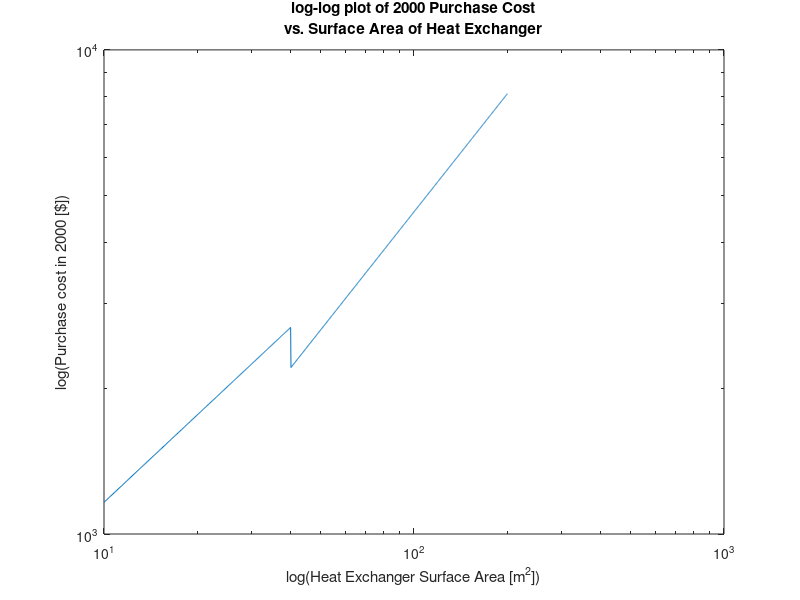

MATLAB code to generate this figure:
% Kathryn Atherton
% ABE 55800
% Cost Correlations Homework
% 01/25/2019
%% Problem 6-1
clear;
cost_100m2_1990         = 4200;                             % [$]
X_20m2                  = 20;                               % [m^2]
X_100m2                 = 100;                              % [m^2]
X                       = X_20m2 / X_100m2;                 % [-]
exp_10_40               = 0.60;                             % [-]
cost_20m2_1990          = cost_100m2_1990 * X ^ exp_10_40   % [$]
index_1990              = 357.6;                            % [-], from Table 6-2 (page 238)
index_2000              = 394.1;                            % [-], from Table 6-2 (page 238)
exp_40_200              = 0.81;                             % [-]
cost_100m2_2000         = cost_100m2_1990 * (index_2000 / ...
                            index_1990)                     % [$]
                        
 %% Problem 6-2
 clear; 
cost_100m2_1990         = 4200;                              % [$]
X_plot                  = 10:0.1:200;                        % [m^2]
X_100m2                 = 100;                               % [m^2]
X                       = X_plot ./ X_100m2;                 % [-]
exp_10_40               = 0.60;                              % [-]
exp_40_200              = 0.81;                              % [-]
index_1990              = 357.6;                             % [-]
index_2000              = 394.1;                             % [-]
index                   = index_2000 / index_1990;           % [-]
for i = 1:1:length(X_plot)
    if X_plot(i) <= 40
        cost_2000(i)    = cost_100m2_1990 * index * (X(i) ...
                            ^ exp_10_40);                     % [$]
    else 
        cost_2000(i)    = cost_100m2_1990 * index * (X(i) ...
                            ^ exp_40_200);                    % [$]
    end
end

figure
loglog(X_plot, cost_2000)
title({"log-log plot of 2000 Purchase Cost","vs. Surface Area of Heat Exchanger"})
xlabel('log(Heat Exchanger Surface Area [m^2])')
ylabel('log(Purchase cost in 2000 [$])')

%% Problem 6-7
clear;
equipment               = 500000;                           % [$]
equipment_perc_fci      = mean([15,40])/100;                % [%], from Table 6-3 (page 240)
fci                     = equipment / equipment_perc_fci    % [$]
wci                     = mean([10,20])/100;                % [%], from page 233
tci                     = fci / (1-wci)                     % [$], from page 232
eng_perc_fci            = mean([4, 20])                     % [%], from Table 6-3 (page 240)
eng_fci                 = eng_perc_fci / 100 * fci          % [$]
contractor_perc_fci     = mean([2,6])                       % [%], from Table 6-3 (page 240)
contractor_fci          = contractor_perc_fci / 100 * fci   % [$]

%% Problem 6-10
clear;
tci                     = 1000000;                          % [$]
wci                     = 100000;                           % [$]
product                 = 8000;                             % [kg / day]
days                    = 365;                              % [days / year]
ratio                   = 1.0;                              % [-]
fci                     = tci - wci;                        % [$], from page 232
gross_sales             = ratio * fci;                      % [$]
product_year            = product * days;                   % [kg / year]
price_kg                = gross_sales / product_year        % [$ / kg]

%% Problem 6-11
clear;
labor_phil_cost_1990    = 425000;                           % [$]
index_1990              = 357.6;                            % [-], from Table 6-2 (page 238)
index_1998              = 389.5;                            % [-], from Table 6-2 (page 238)
labor_phil_index_1998   = 1.06;                             % [-], from Table 6-12 (page 256)
labor_miami_index_1998  = 0.84;                             % [-], from Table 6-12 (page 256), 
prod_phil_index_1998    = 0.96;                             % [-], from Table 6-12 (page 256)
prod_miami_index_1998   = 0.91;                             % [-], from Table 6-12 (page 256
labor_phil_cost_1998    = labor_phil_cost_1990 * ...
                            (index_1998 / index_1990);      % [$]
rel_lab_rate            = labor_miami_index_1998 / ...
                            labor_phil_index_1998;          % [-]
rel_prod_rate           = prod_miami_index_1998 ...
                            / prod_phil_index_1998;         % [-]
rel_lab_cost            = rel_lab_rate / rel_prod_rate;     % [-]
labor_miami_cost_1998   = labor_phil_cost_1998 * ...
                            rel_lab_cost                    % [$]

%% Problem 6-13
clear; 
tci                     = 1500000;                          % [$]
product                 = 3000000;                          % [kg / year]
price                   = 0.82;                             % [$ / kg]
wci                     = 0.15 * tci;                       % [$]
raw_materials           = 0.09;                             % [$ / kg]
labor                   = 0.08;                             % [$ / kg]
utilities               = 0.05;                             % [$ / kg]
packaging               = 0.008;                            % [$ / kg]
dist                    = 0.05;                             % [% of tpc]
tax                     = 0.35;                             % [% of gross profit]
fci                     = tci - wci;                        % [$]
maintenance             = 0.1 * fci;                        % [$]
maintenance_kg          = maintenance / product;            % [$ / kg]
var_cost                = raw_materials + maintenance_kg ...
                            + utilities + packaging;        % [$ /kg]
supervision             = 0.2 * labor;                      % [$ / kg]
insurance               = 0.01 * fci / product;             % [$ / kg]
depreciation            = 0.15 * fci / product;             % [$ / kg]
plant_overhead          = 0.6;                              % [% of fixed costs]
fix_cost                = (labor + supervision + insurance ...
                            + depreciation) / (1 - ...
                            plant_overhead);                % [$ / kg]
manufacturing           = var_cost + fix_cost               % [$ / kg]
tpc                     = manufacturing / (1- dist)         % [$ / kg]
tpc_year                = tpc * product                     % [$ / year]
profit                  = price - tpc                       % [$ / kg]
profit_taxed            = profit * (1 - tax)                % [$ / kg]

%% Problem 6-14
clear;
product                 = 100;                              % [kg]
fci                     = 4000000;                          % [$]
output                  = 9000000;                          % [kg]
raw_materials           = 0.25;                             % [$ / kg]
utilities               = (50 * 4.4 / 1000) + (0.9 * 0.045)...
                            + (0.083 * 0.53 / 1000 * 997);  % [$ / kg]
labor                   = 12 * 25 * 24 * 300 / output;      % [$ / kg]
supervision             = 0.2 * labor;                      % [$ / kg]
maintenance             = mean([7,11]) / 100 * fci / ...
                            output;                         % [$ / kg]
distribution            = 0.02;                             % [% of tpc]
plant_overhead          = 0.5 * (labor + maintenance + ...
                            supervision);                   % [$ / kg]
var_cost                = raw_materials + maintenance + ...
                            utilities;                      % [$ / kg]
fix_cost                = plant_overhead + labor + ...
                            supervision;                    % [$ / kg]
manufacturing           = var_cost + fix_cost;              % [$ / kg]
manufacturing_100       = manufacturing * product           % [$ / 100 kg]

%% Problem 6-16
clear;
product                 = 5000;                             % [kg / day]
price                   = 1.75;                             % [$ / kg]
var_cost                = 2000000;                          % [$ / year at 100% capacity]
fix_cost                = 700000;                           % [$ / year at 100% capacity]
tax                     = 0.35;                             % [% of earnings]
income                  = product * price * 365;            % [$ / year]
slope                   = income / product;                 % [$ / kg]
product_be              = slope * (product);                % [$]
fix_cost_kg             = fix_cost / product_be             % [$ / kg]
price                   = price * 1.1;                      % [$ / kg]
income_new              = product * price * 365;            % [$ / year]
earnings                = income - var_cost - fix_cost;     % [$ / year]
earnings_new            = income_new - var_cost - fix_cost; % [$ / year]
profit                  = earnings * (1 - tax);             % [$ / year]
profit_new              = earnings_new * (1 - tax);         % [$ / year]
increase                = profit_new - profit               % [$ / year]

%% Problem 6-17
clear;
sales                   = 0.5;                              % [% of fci]
tci                     = 2500000;                          % [$]
wci                     = 0.2 * tci;                        % [$]
tax                     = 0.35;                             % [$]
fci                     = tci - wci;                        % [$]
tpc                     = 1500000;                          % [$]
sales                   = sales * fci;                      % [$]
profit                  = sales * (1 - tax);                % [$]
perc_tci_earnings       = sales / tci * 100                 % [% of tci]
perc_tci_profit         = profit / tci * 100                % [% of tci]